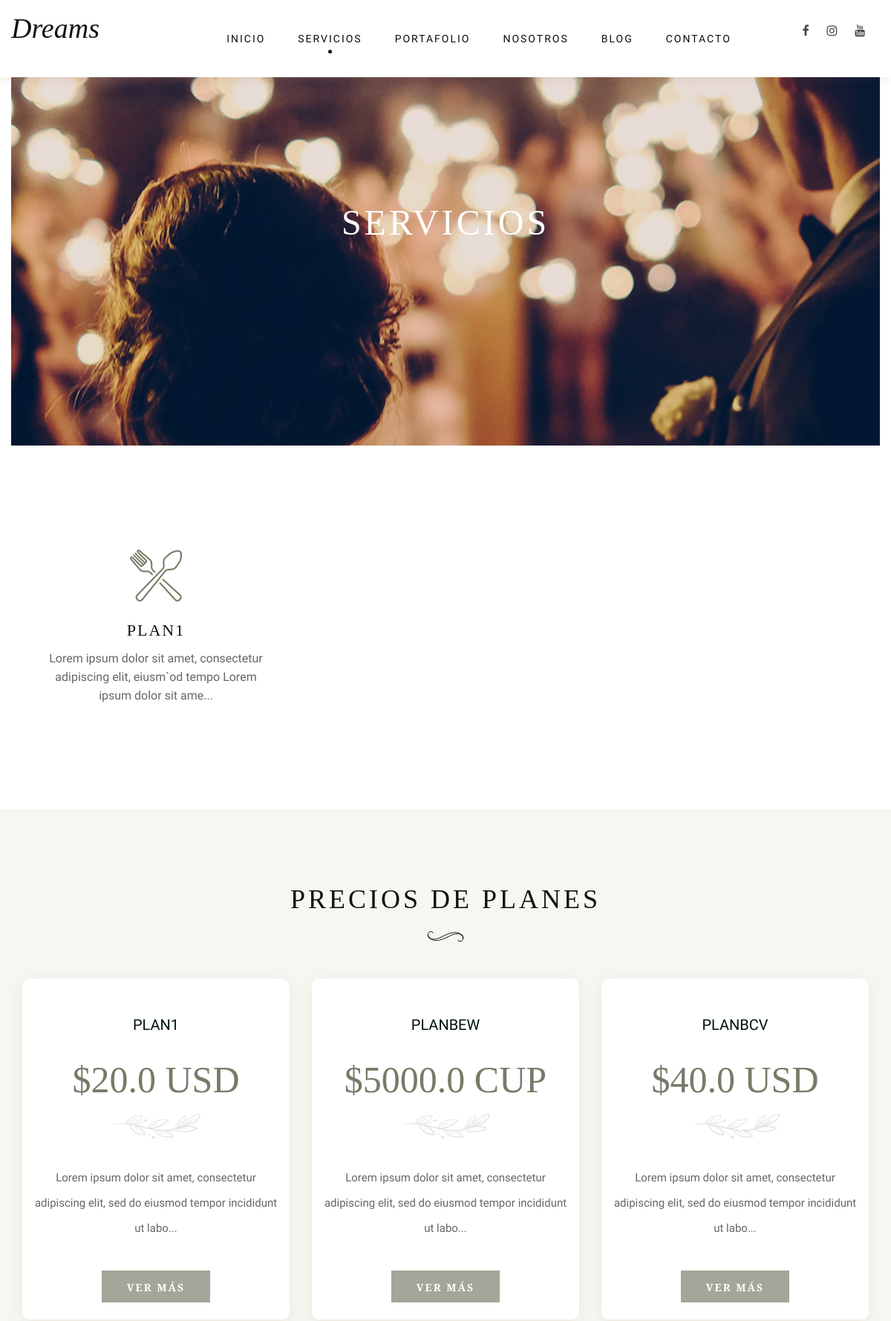
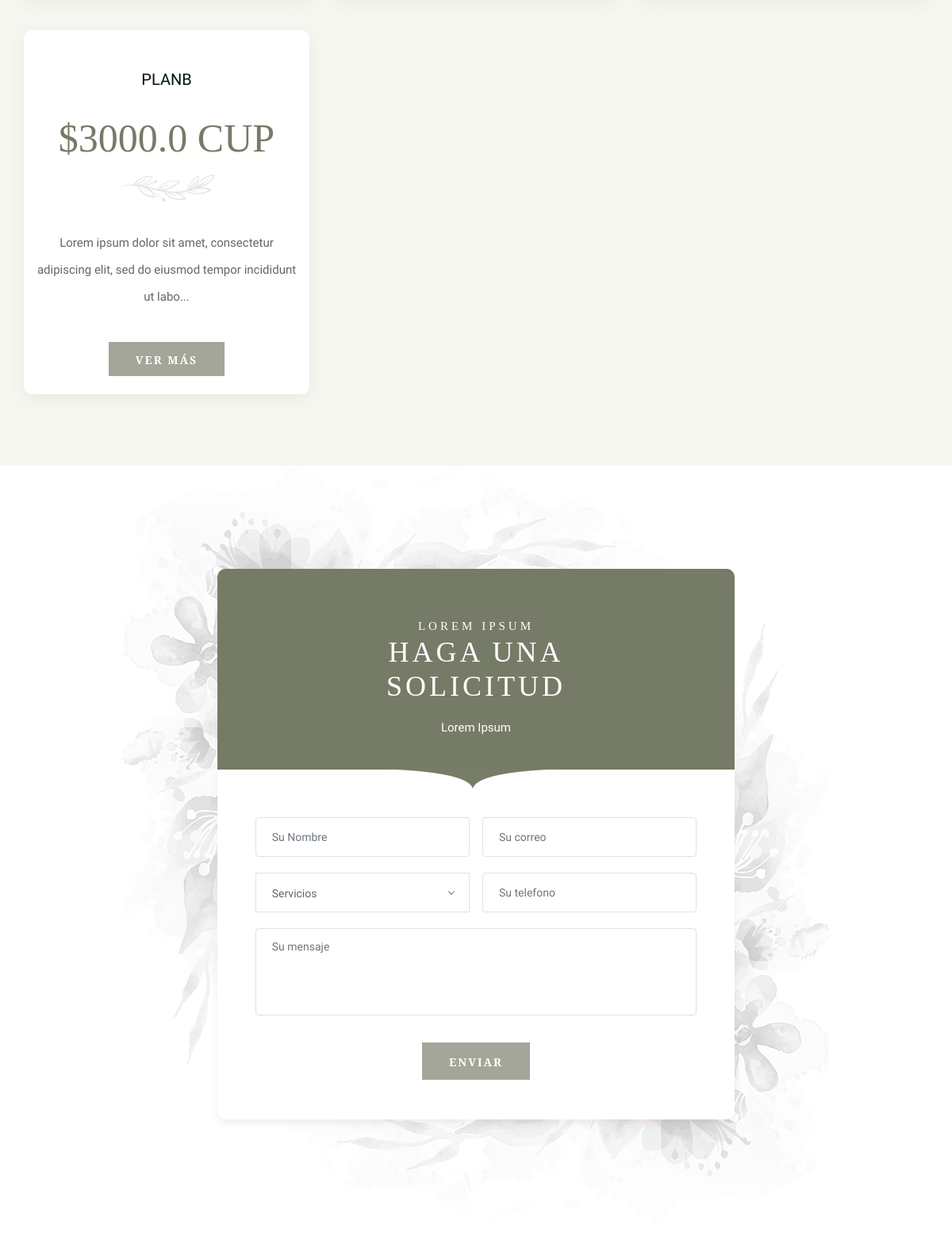
Page /services/ (upper part) on the committed database (2 pictures, top to bottom).
### DreamApp/models.py (models this page shows, shortened)
class General(models.Model):
    created_at = models.DateTimeField(verbose_name="Creado", auto_now_add=True)
    updated_at = models.DateTimeField(auto_now=True, verbose_name="Modificado")
    name = models.CharField(max_length=255,help_text="Nombre del negocio", verbose_name="Nombre")
    slogan_1 = models.CharField(max_length=255, verbose_name="Texto del Banner Inicio 1", help_text="Primer texto en la imagen del banner en la Página de inicio", blank=True, null=True)
    slogan_2 = models.CharField(max_length=255, verbose_name="Texto del Banner Inicio 2",help_text="Segundo texto en la imagen del banner de inicio", blank=True, null=True)
    slogan_3 = models.CharField(max_length=255, verbose_name="Texto del Banner Inicio 3",help_text="Tercer Texto en la imagen del banner de inicio", blank=True, null=True)
    text_1_solicitud = models.CharField(max_length=255, verbose_name="Primer texto de formulario solicitud",help_text="1er texto del Cartel arriba del formulario", blank=True, null=True)
    text_2_solicitud = models.CharField(max_length=255, verbose_name="Segundo texto de formulario solicitud",help_text="2do texto del Cartel arriba del formulario", blank=True, null=True)
    text_3_solicitud = models.CharField(max_length=255, verbose_name="Tercer texto de formulario solicitud",help_text="3er texto del Cartel arriba del formulario", blank=True, null=True)
    text_portafolio_inicio = models.CharField(max_length=255, verbose_name="Texto que encabeza el portafolio",help_text="Texto que encabeza el portafolio en inicio", blank=True, null=True)
    image_banner_1 = models.ImageField(upload_to='general', verbose_name="Imagen Banner Inicio",help_text="Imagen del Banner en la Página de inicio")
    text_1_about = models.CharField(max_length=255, verbose_name="Titulo de Contactos",
                                      help_text="Titulo de la página Nosotros", blank=True,
                                      null=True)
    descripcion_about = RichTextField(verbose_name="Descripcion de Nosotros",help_text="Descripción de la Página Nosotros")
    policity_privacity = RichTextField(verbose_name="Politica y Privacidad",help_text="Descripción de la Politica y la Privacidad")
    term_use = RichTextField(verbose_name="Terminos y Uso",help_text="Descripción de los terminos y Uso")
    image_about = models.ImageField(upload_to='general', verbose_name="Imagen de nosotros",help_text="Imagen de la página Nosotros")
    image_banner_2 = models.ImageField(upload_to='general', verbose_name="Imagen Banner Otras Vistas",help_text="Imagen del Banner en el resto de las vistas")
    address = models.CharField(max_length=255, verbose_name="Direccion", blank=True, null=True)
    horario = models.CharField(max_length=255, verbose_name="Horarios",help_text="Horarios", blank=True, null=True)
    email = models.EmailField(verbose_name="Correo de Contactos", blank=True, null=True,help_text="Correo que aparece en la página contactos")
    map_addres = models.TextField(verbose_name="Direccion google maps, src", help_text="Mapa de la ubicación del negocio")
    phone = models.CharField(max_length=255, verbose_name="Telefono")
    face = models.URLField(verbose_name="Facebook",  blank=True, null=True)
    inst = models.URLField(verbose_name="Instagram", blank=True, null=True)
    twit = models.URLField(verbose_name="Twitter",  blank=True, null=True)
    yout = models.URLField(verbose_name="YouTube", blank=True, null=True)
    link = models.URLField(verbose_name="Linkedin", blank=True, null=True)
    class Meta:
        verbose_name_plural = "A. General"

class Service(models.Model):
    created_at = models.DateField(verbose_name="Creado", auto_now_add=True)
    updated_at = models.DateTimeField(auto_now=True, verbose_name="Modificado")
    name = models.CharField(max_length=255, verbose_name="Nombre del servicio")
    text = RichTextField(verbose_name="Texto")
    image = models.ImageField(upload_to="service", verbose_name="Imagen", null=True)
    def __str__(self):
        return self.name
    class Meta:
        verbose_name_plural = "K. Servicios"

class Planes(models.Model):
    created_at = models.DateField(verbose_name="Creado", auto_now_add=True)
    updated_at = models.DateTimeField(auto_now=True, verbose_name="Modificado")
    name = models.CharField(max_length=255, verbose_name="Nombre")
    moneda = models.ForeignKey(Moneda, models.CASCADE, verbose_name="Tipo de Moneda")
    price = models.FloatField(default=0, verbose_name="Precio del plan")
    descripcion = RichTextField(verbose_name="Descripción", default='')
    class Meta:
        verbose_name_plural = "G. Planes de boda"

class Moneda(models.Model):
    created_at = models.DateTimeField(verbose_name="Creado", auto_now_add=True)
    updated_at = models.DateTimeField(auto_now=True, verbose_name="Modificado")
    name = models.CharField(max_length=255, verbose_name="Tipo de Moneda")
    def __str__(self):
        return str(self.name)
    class Meta:
        verbose_name_plural = "F. Tipos de Monedas"

### DreamApp/views.py (the view, shortened to what this page needs)
# urls.py: path('services/', views.services, name='services'),
def services(request):
    services = models.Service.objects.all()
    planes = models.Planes.objects.all()
    return render(request, 'dream_app/services.html', {'services': services, 'planes': planes})

### DreamApp/forms.py
class SolicitudForm(ModelForm):
    empty_label_message = 'Servicios'
    servicio = ModelChoiceField(
        queryset=models.Service.objects.all(), empty_label=empty_label_message)
    class Meta:
        model = models.Solicitud
        fields = ("servicio","email","full_name","phone","text")
        widgets = {
            'full_name': TextInput(attrs={'class': 'form-control', 'placeholder': 'Su Nombre'}),
            'phone': TextInput(attrs={'class': 'form-control', 'placeholder': 'Su telefono'}),
            'text': Textarea(attrs={'class': 'form-control', 'placeholder': 'Su mensaje'}),
            'email': EmailInput(attrs={'class': 'form-control', 'placeholder': 'Su correo'}),
            'servicio': widgets.Select(attrs={'class': 'form-control required','placeholder':'Servicio'}),
        }

### DreamApp/my_context_processor.py (called while the page is built)
def general(context):
    y = x.year
    solicitud = models.Solicitud.objects.all()
    general = models.General.objects.first()
    form = forms.SolicitudForm()
    sponsor = models.Sponsor.objects.all()
    return {'general': general,
            'solicitud': solicitud,
            'sponsor': sponsor,
            'form': form,
            'x': y,
            }

### DreamApp/templates/dream_app/services.html (shortened to what this page needs)
{% extends 'dream_app/index.html' %}
{% load static %}
{% load thumbnail %}
{% block servicio_active %}
    <li class="active"><a href="{% url 'services' %}">Servicios</a></li>
{% endblock %}
{% block content %}
    <div class="breadcrumb-option set_bg" style="background-image: url({{ general.image_banner_2.url }});
            background-repeat: no-repeat;
            background-size: cover;
            background-position: top center;
            height: 600px">
        <div class="container-fluid">
            <div class="row">
                <div class="col-lg-12">
                    <div class="breadcrumb__text">
                        <h2>Servicios</h2>
                    </div>
                </div>
            </div>
        </div>
    </div>
    <section class="services spad">
        <div class="container">
            <div class="row">
               {% for serv in services %}
                <div class="col-lg-4 col-md-6 col-sm-6">
                    <div style="height: 330px; cursor: pointer" data-toggle="modal" data-placement="top" href="#service{{ serv.pk }}" class="services__item">
                        <img  height="70px" width="70px" src="{% thumbnail serv.image 750x0 crop %}" alt="">
                        <h4>{{ serv.name }}</h4>
                        <p>{{ serv.text|striptags|truncatechars:100 }}</p>
                    </div>
                </div>
                     {% endfor %}
            </div>
        </div>
    </section>
    <section class="pricing spad">
        <div class="container">
            <div class="row">
                <div class="col-lg-12">
                    <div class="section-title">
                        <h2>Precios de Planes</h2>
                        <img src="{% static 'dream_app/front/img/icon/ti.png'%}" alt="">
                    </div>
                </div>
            </div>
            <div class="row">
                {% for plan in planes %}
                    <div class="col-lg-4 col-md-6 col-sm-6">
                        <div class="pricing__item" style="height: 459px">
                            <h5>{{ plan.name }}</h5>
                            <h2>${{ plan.price }} {{ plan.moneda }}</h2>
                            <img src="{% static 'dream_app/front/img/icon/pricing-icon.png'%}" alt="">
                            <ul>
                                <li>{{ plan.descripcion|striptags|truncatechars:100 }}</li>
                            </ul>
                            <a data-toggle="modal" data-placement="top" href="#ver{{ plan.pk }}" title="Ver más"
                               class="primary-btn">Ver más</a>
                        </div>
                    </div>
                {% endfor %}
            </div>
        </div>
    </section>
    <section class="request request--services spad">
        <div class="container">
            <div class="row d-flex justify-content-center">
                <div class="col-lg-7">
                    <div class="request__form">
                        <div class="section-title">
                            <span>{{ general.text_1_solicitud }}</span>
                            <h2>{{ general.text_2_solicitud }}</h2>
                            <p>{{ general.text_3_solicitud }}</p>
                        </div>
                        <form id="form-submit" action="." method="post">{% csrf_token %}
                            <div class="row">
                                <div class="col-lg-6 col-md-6 col-sm-6 px-2">
                                     {{ form.full_name }}
                                </div>
                                <div class="col-lg-6 col-md-6 col-sm-6 px-2">
                                     {{ form.email }}
                                </div>
                                <div class="col-lg-6 col-md-6 col-sm-6 px-2">
                                </div>
                                <div class="col-lg-6 col-md-6 col-sm-6 px-2">
                                     {{ form.phone }}
                                </div>
                                <div class="col-lg-12 px-2 text-center">
                                     {{ form.text }}
                                    <button type="submit" class="site-btn">Enviar</button>
                                </div>
                            </div>
                        </form>
                    </div>
                </div>
            </div>
        </div>
    </section>
{% endblock %}

### DreamApp/templates/dream_app/index.html (shortened to what this page needs)
{% load static %}
{% load thumbnail %}
<!DOCTYPE html>
<html>
<head>
    <link rel="stylesheet" href="{% static 'dream_app/front/css/bootstrap.min.css' %}" type="text/css">
    <link rel="stylesheet" href="{% static 'dream_app/front/css/font-awesome.min.css' %}" type="text/css">
    <link rel="stylesheet" href="{% static 'dream_app/front/css/elegant-icons.css' %}" type="text/css">
    <link rel="stylesheet" href="{% static 'dream_app/front/css/owl.carousel.min.css' %}" type="text/css">
    <link rel="stylesheet" href="{% static 'dream_app/front/css/nice-select.css' %}" type="text/css">
    <link rel="stylesheet" href="{% static 'dream_app/front/css/magnific-popup.css' %}" type="text/css">
    <link rel="stylesheet" href="{% static 'dream_app/front/css/slicknav.min.css' %}" type="text/css">
    <link rel="stylesheet" href="{% static 'dream_app/front/css/style.css' %}" type="text/css">
    <link rel="stylesheet" href="{% static 'dream_app/sweetalert2/sweetalert2.min.css' %}">
    <link rel="stylesheet" href="https://cdnjs.cloudflare.com/ajax/libs/baguettebox.js/1.8.1/baguetteBox.min.css">
    <link rel="stylesheet" href="{% static 'dream_app/front/css/gallery-grid.css' %}">
</head>
<body>
<header class="header" style="z-index: 1">
    <div class="container-fluid">
        <div class="row">
            <div class="col-lg-2 col-md-3">
                <div class="header__logo" style="width: 200px">
                    <a style="font-family: 'Spectral', serif;
                        font-size: 38px;
                        color: #121212;
                        font-style: italic;"
                       href="{% url 'home' %}">{{ general.name }}</a>
                </div>
            </div>
            <div class="col-lg-8 col-md-8">
                <nav class="header__menu mobile-menu" style="padding-left: 90px">
                    <ul>
                        {% block inicio_active %}
                            <li><a href="{% url 'home' %}">Inicio</a></li>
                        {% endblock %}
                        {% block servicio_active %}{% endblock %}
                        {% block portafolio_active %}
                            <li><a href="{% url 'galery' %}">Portafolio</a></li>
                        {% endblock %}
                        {% block nosotros_active %}
                            <li><a href="#">Nosotros</a>
                            </li>
                        {% endblock %}
                        {% block blog_active %}
                            <li><a href="{% url 'blog' 1%}">Blog</a></li>
                        {% endblock %}
                        {% block contacto_active %}
                            <li><a href="{% url 'contact' %}">Contacto</a></li>
                        {% endblock %}
                    </ul>
                </nav>
            </div>
            <div class="col-lg-2 col-md-1">
                <div class="header__right">
                    <div class="header__right__social">
                        {% if general.face %}
                            <a target="_blank" href="{{ general.face }}"><i class="fa fa-facebook"></i></a>
                        {% endif %}
                        {% if general.inst %}
                            <a target="_blank" href="{{ general.inst }}"><i class="fa fa-instagram"></i></a>
                        {% endif %}
                        {% if general.yout %}
                            <a target="_blank" href="{{ general.yout }}"><i class="fa fa-youtube"></i></a>
                        {% endif %}
                    </div>
                </div>
            </div>
        </div>
    </div>
</header>
{% block content %}{% endblock %}
{% load sweetify %}
</body>
</html>

### rows in the picture
General: name "Dreams", image_banner_2 (picture), text_1_solicitud "LOREM IPSUM", text_2_solicitud "HAGA UNA SOLICITUD", text_3_solicitud "Lorem Ipsum"
Service: image (picture), name "PLAN1", text "Lorem ipsum dolor sit amet, consectetur adipiscing elit, eiusm`od tempo Lorem ipsum dolor sit ame..."
Planes: name "PLAN1", price "20.0", moneda "USD", descripcion "Lorem ipsum dolor sit amet, consectetur adipiscing elit, sed do eiusmod tempor incididunt ut labo..."
Planes: name "PLANBEW", price "5000.0", moneda "CUP", descripcion "Lorem ipsum dolor sit amet, consectetur adipiscing elit, sed do eiusmod tempor incididunt ut labo..."
Planes: name "PLANBCV", price "40.0", moneda "USD", descripcion "Lorem ipsum dolor sit amet, consectetur adipiscing elit, sed do eiusmod tempor incididunt ut labo..."
Planes: name "PLANB", price "3000.0", moneda "CUP", descripcion "Lorem ipsum dolor sit amet, consectetur adipiscing elit, sed do eiusmod tempor incididunt ut labo..."
